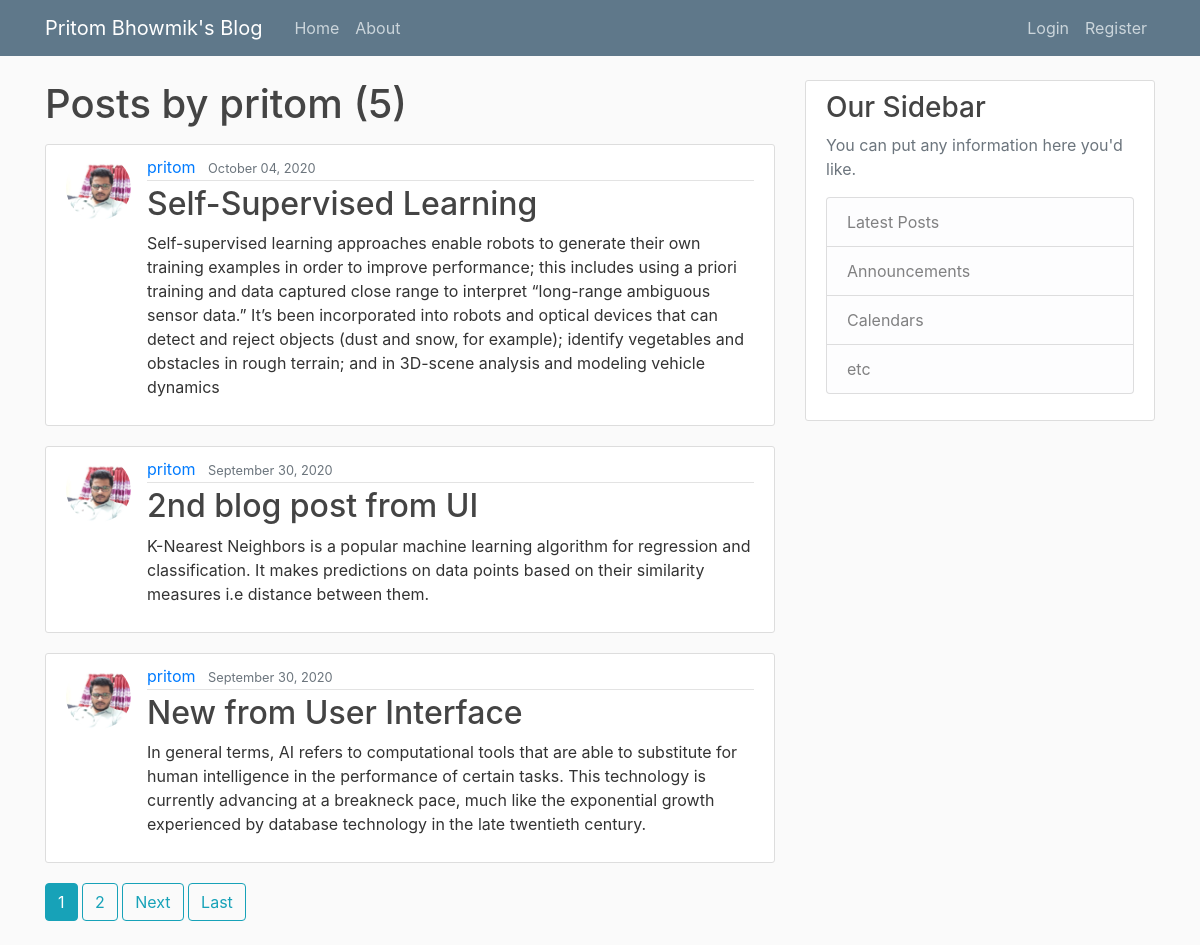
Before: /user/pritom with the older database file.
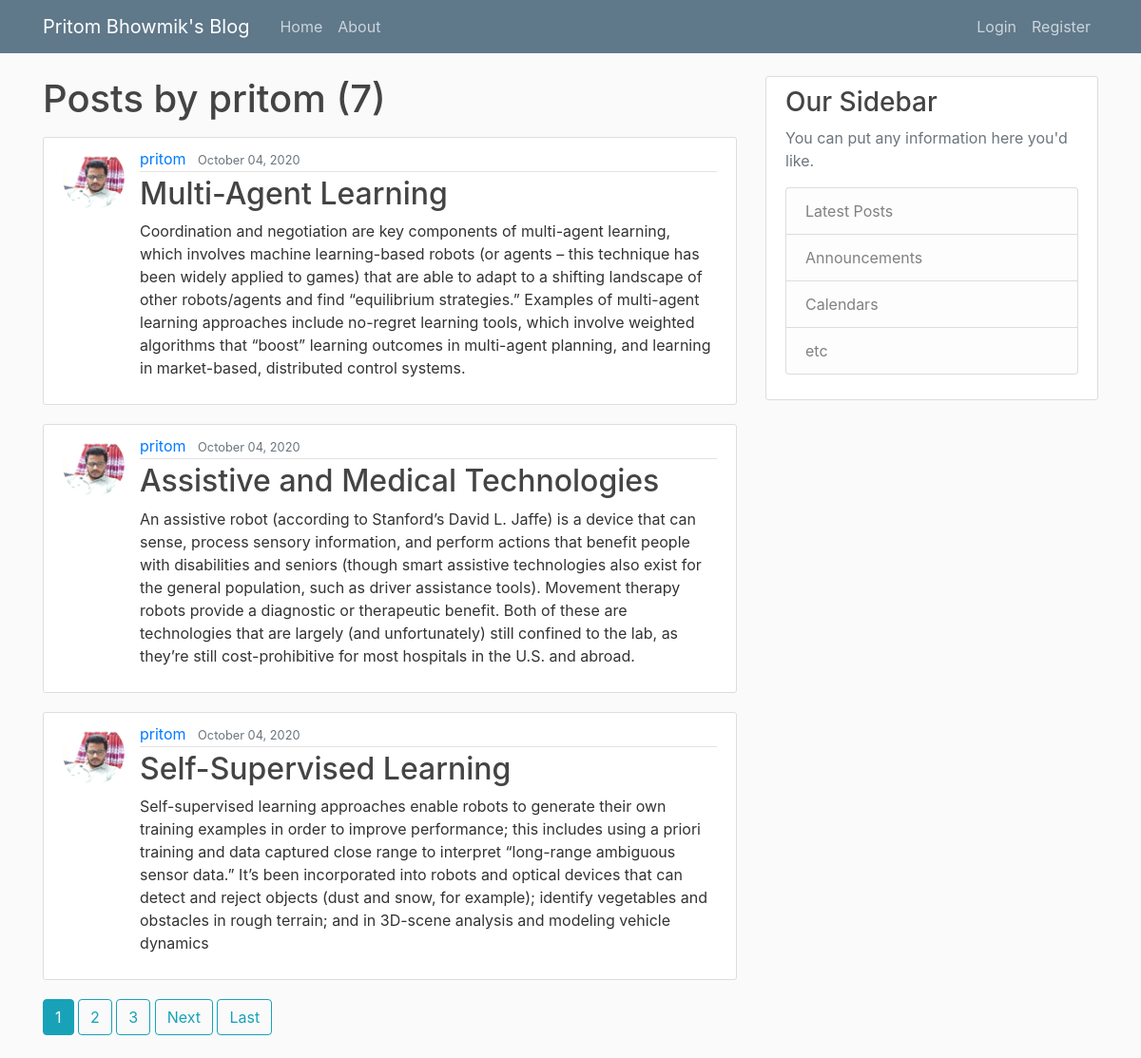
After: the same page with the newer database file.
### blog/models.py (models this page shows, shortened)
class Post(models.Model):
    title = models.CharField(max_length=100)
    content = models.TextField()
    date_posted = models.DateTimeField(default=timezone.now)
    author = models.ForeignKey(User, on_delete=models.CASCADE)

### users/models.py (models this page shows, shortened)
class Profile(models.Model):
    user = models.OneToOneField(User, on_delete=models.CASCADE)
    image = models.ImageField(default='default.jpg', upload_to='profile_pics')

### blog/views.py (the view)
# urls.py: path('user/<str:username>', UserPostListView.as_view(), name='user-posts'),
class UserPostListView(ListView):
    model = Post
    template_name = 'blog/user_posts.html'  # <app>/<model>_<viewtype>.html
    context_object_name = 'posts'
    paginate_by = 3
    def get_queryset(self):
        user = get_object_or_404(User, username=self.kwargs.get('username'))
        return Post.objects.filter(author=user).order_by('-date_posted')

### blog/templates/blog/user_posts.html (shortened to what this page needs)
{% extends "blog/base.html" %} {% block content %}
    <h1 class="mb-3"> Posts by {{ view.kwargs.username }} ({{ page_obj.paginator.count }})</h1>
    {% for post in posts %}
  <article class="media content-section">
    <img
      class="rounded-circle article-img"
      src="{{ post.author.profile.image.url }} "
    />
    <div class="media-body">
      <div class="article-metadata">
        <a class="mr-2" href="{% url 'user-posts' post.author.username %}">{{ post.author }}</a>
        <small class="text-muted">{{ post.date_posted |date:"F d, Y" }}</small>
      </div>
      <h2>
        <a class="article-title" href="{% url 'post-detail' post.id %}">
          {{ post.title }}</a
        >
      </h2>
      <p class="article-content">{{ post.content }}</p>
  </article>
  {% endfor %}
  {% if is_paginated %}
    {% for num in page_obj.paginator.page_range %}
      {% if page_obj.number == num %}
        <a class="btn btn-info mb-4" href="?page={{ num }}">{{ num }}</a>
      {% elif num > page_obj.number|add:'-3' and num < page_obj.number|add:'3' %}
        <a class="btn btn-outline-info mb-4" href="?page={{ num }}">{{ num }}</a>
      {% endif  %}
    {% endfor %}
    {% if page_obj.has_next %}
      <a class="btn btn-outline-info mb-4" href="?page={{ page_obj.next_page_number }}">Next</a>
      <a class="btn btn-outline-info mb-4" href="?page={{ page_obj.paginator.num_pages }}">Last</a>
      {% endif %}
    {% endif %}
{% endblock content %}

Changed rows visible on the page:
no longer on this page (row unchanged): Post: author.profile.image (picture), author "pritom", date_posted "September 30, 2020", title "2nd blog post from UI", content "K-Nearest Neighbors is a popular machine learning algorithm for regression and classification. It makes predictions on data points based on their similarity measures i.e distance between them."
no longer on this page (row unchanged): Post: author.profile.image (picture), author "pritom", date_posted "September 30, 2020", title "New from User Interface", content "In general terms, AI refers to computational tools that are able to substitute for human intelligence in the performance of certain tasks. This technology is currently advancing at a breakneck pace, much like the exponential growth experienced by database technology in the late twentieth century."
added Post: author.profile.image (picture), author "pritom", date_posted "October 04, 2020", title "Multi-Agent Learning", content "Coordination and negotiation are key components of multi-agent learning, which involves machine learning-based robots (or agents – this technique has been widely applied to games) that are able to adapt to a shifting landscape of other robots/agents and find “equilibrium strategies.” Examples of multi-agent learning approaches include no-regret learning tools, which involve weighted algorithms that “boost” learning outcomes in multi-agent planning, and learning in market-based, distributed control systems."
added Post: author.profile.image (picture), author "pritom", date_posted "October 04, 2020", title "Assistive and Medical Technologies", content "An assistive robot (according to Stanford’s David L. Jaffe) is a device that can sense, process sensory information, and perform actions that benefit people with disabilities and seniors (though smart assistive technologies also exist for the general population, such as driver assistance tools). Movement therapy robots provide a diagnostic or therapeutic benefit. Both of these are technologies that are largely (and unfortunately) still confined to the lab, as they’re still cost-prohibitive for most hospitals in the U.S. and abroad."
Other visible differences:
{{ page_obj.paginator.count }}: "5" → "7"
new list line: "3"
